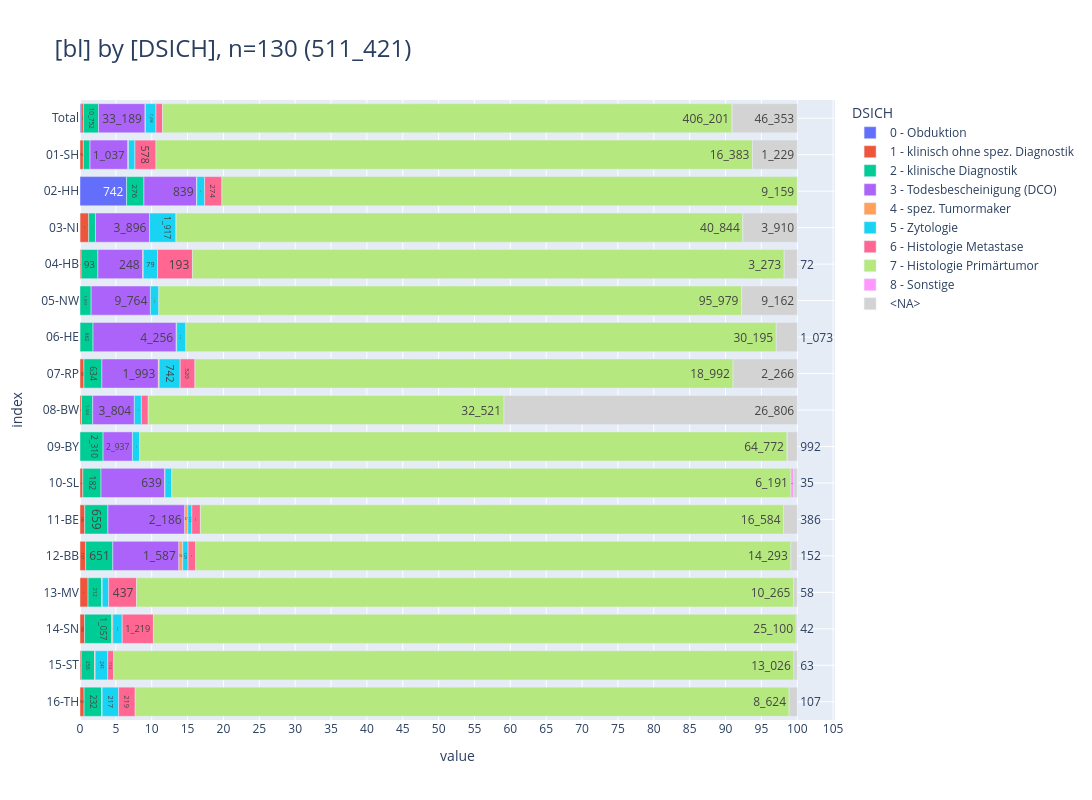

Notebook code for this chart:
### Markdown cell above
<br>

### <a id='toc1_5_3_'></a>[Diagnosesicherung](#toc0_)
- **Filter: DJ = 2023, C44 und D-Diagnosen sind ausgeschlossen**

> 💡 `ZfKD`: _"auffällig ist der hohe Anteil an fehlenden Diagnosesicherungen in `08-BW`"_
> 
> 💡 `ZfKD`: _"ebenfalls auffällig: Anzahl dokumentierter Obduktionen in `02-HH`. Da gleichzeitig auch DCO Fälle markiert sind ist ein Skriptfehler rund um die DCO Kodierung 0 vs 3 unwahrscheinlich"_

### Code cell
_alias = "DSICH"
_df = (
    show_freqs(alias=_alias)
    .merge(dim_dsich_epi, left_on=_alias, right_index=True, how="left")[
        ["kkr", "label", "cnt"]
    ]
    .rename(columns={"kkr": "bl", "label": _alias})
)
_=pls.plot_stacked_bars(
    _df,
    orientation="h",
    normalize=False,
    relative=True,
    dropna=False,
    sort_values_index=False,
    show_total=True,
    height=800,
)

### Figure 1 — Plotly figure (JSON) as saved in the notebook; plotly's stock layout.template omitted (floating-point values rounded to 4 significant figures)
{"data": [{"hovertemplate": "col=0 - Obduktion<br>value=%{x}<br>index=%{y}<br>cnt_str=%{text}<extra></extra>", "legendgroup": "0 - Obduktion", "marker": {"color": "#636EFA", "pattern": {"shape": ""}}, "name": "0 - Obduktion", "orientation": "h", "showlegend": true, "text": ["751", "742", "5", "4"], "textposition": "auto", "type": "bar", "x": [751, 742, 5, 4], "xaxis": "x", "y": [" Total", "02-HH", "03-NI", "06-HE"], "yaxis": "y"}, {"hovertemplate": "col=1 - klinisch ohne spez. Diagnostik<br>value=%{x}<br>index=%{y}<br>cnt_str=%{text}<extra></extra>", "legendgroup": "1 - klinisch ohne spez. Diagnostik", "marker": {"color": "#EF553B", "pattern": {"shape": ""}}, "name": "1 - klinisch ohne spez. Diagnostik", "orientation": "h", "showlegend": true, "text": ["1_680", "92", "621", "6", "139", "140", "28", "135", "137", "126", "180", "22", "54"], "textposition": "auto", "type": "bar", "x": [1680, 92, 621, 6, 139, 140, 28, 135, 137, 126, 180, 22, 54], "xaxis": "x", "y": [" Total", "01-SH", "03-NI", "04-HB", "07-RP", "08-BW", "10-SL", "11-BE", "12-BB", "13-MV", "14-SN", "15-ST", "16-TH"], "yaxis": "y"}, {"hovertemplate": "col=2 - klinische Diagnostik<br>value=%{x}<br>index=%{y}<br>cnt_str=%{text}<extra></extra>", "legendgroup": "2 - klinische Diagnostik", "marker": {"color": "#00CC96", "pattern": {"shape": ""}}, "name": "2 - klinische Diagnostik", "orientation": "h", "showlegend": true, "text": ["10_752", "184", "276", "489", "93", "1_831", "662", "634", "1_024", "2_310", "182", "659", "651", "212", "1_057", "256", "232"], "textposition": "auto", "type": "bar", "x": [10752, 184, 276, 489, 93, 1831, 662, 634, 1024, 2310, 182, 659, 651, 212, 1057, 256, 232], "xaxis": "x", "y": [" Total", "01-SH", "02-HH", "03-NI", "04-HB", "05-NW", "06-HE", "07-RP", "08-BW", "09-BY", "10-SL", "11-BE", "12-BB", "13-MV", "14-SN", "15-ST", "16-TH"], "yaxis": "y"}, {"hovertemplate": "col=3 - Todesbescheinigung (DCO)<br>value=%{x}<br>index=%{y}<br>cnt_str=%{text}<extra></extra>", "legendgroup": "3 - Todesbescheinigung (DCO)", "marker": {"color": "#AB63FA", "pattern": {"shape": ""}}, "name": "3 - Todesbescheinigung (DCO)", "orientation": "h", "showlegend": true, "text": ["33_189", "1_037", "839", "3_896", "248", "9_764", "4_256", "1_993", "3_804", "2_937", "639", "2_186", "1_587", "1", "2"], "textposition": "auto", "type": "bar", "x": [33189, 1037, 839, 3896, 248, 9764, 4256, 1993, 3804, 2937, 639, 2186, 1587, 1, 2], "xaxis": "x", "y": [" Total", "01-SH", "02-HH", "03-NI", "04-HB", "05-NW", "06-HE", "07-RP", "08-BW", "09-BY", "10-SL", "11-BE", "12-BB", "13-MV", "16-TH"], "yaxis": "y"}, {"hovertemplate": "col=4 - spez. Tumormaker<br>value=%{x}<br>index=%{y}<br>cnt_str=%{text}<extra></extra>", "legendgroup": "4 - spez. Tumormaker", "marker": {"color": "#FFA15A", "pattern": {"shape": ""}}, "name": "4 - spez. Tumormaker", "orientation": "h", "showlegend": true, "text": ["325", "20", "3", "3", "23", "28", "1", "87", "92", "8", "44", "12", "4"], "textposition": "auto", "type": "bar", "x": [325, 20, 3, 3, 23, 28, 1, 87, 92, 8, 44, 12, 4], "xaxis": "x", "y": [" Total", "01-SH", "02-HH", "04-HB", "06-HE", "07-RP", "10-SL", "11-BE", "12-BB", "13-MV", "14-SN", "15-ST", "16-TH"], "yaxis": "y"}, {"hovertemplate": "col=5 - Zytologie<br>value=%{x}<br>index=%{y}<br>cnt_str=%{text}<extra></extra>", "legendgroup": "5 - Zytologie", "marker": {"color": "#19D3F3", "pattern": {"shape": ""}}, "name": "5 - Zytologie", "orientation": "h", "showlegend": true, "text": ["7_498", "175", "124", "1_917", "79", "1_378", "470", "742", "644", "733", "68", "113", "129", "100", "368", "241", "217"], "textposition": "auto", "type": "bar", "x": [7498, 175, 124, 1917, 79, 1378, 470, 742, 644, 733, 68, 113, 129, 100, 368, 241, 217], "xaxis": "x", "y": [" Total", "01-SH", "02-HH", "03-NI", "04-HB", "05-NW", "06-HE", "07-RP", "08-BW", "09-BY", "10-SL", "11-BE", "12-BB", "13-MV", "14-SN", "15-ST", "16-TH"], "yaxis": "y"}, {"hovertemplate": "col=6 - Histologie Metastase<br>value=%{x}<br>index=%{y}<br>cnt_str=%{text}<extra></extra>", "legendgroup": "6 - Histologie Metastase", "marker": {"color": "#FF6692", "pattern": {"shape": ""}}, "name": "6 - Histologie Metastase", "orientation": "h", "showlegend": true, "text": ["4_607", "578", "274", "1", "193", "520", "624", "244", "184", "437", "1_219", "114", "219"], "textposition": "auto", "type": "bar", "x": [4607, 578, 274, 1, 193, 520, 624, 244, 184, 437, 1219, 114, 219], "xaxis": "x", "y": [" Total", "01-SH", "02-HH", "03-NI", "04-HB", "07-RP", "08-BW", "11-BE", "12-BB", "13-MV", "14-SN", "15-ST", "16-TH"], "yaxis": "y"}, {"hovertemplate": "col=7 - Histologie Primärtumor<br>value=%{x}<br>index=%{y}<br>cnt_str=%{text}<extra></extra>", "legendgroup": "7 - Histologie Primärtumor", "marker": {"color": "#B6E880", "pattern": {"shape": ""}}, "name": "7 - Histologie Primärtumor", "orientation": "h", "showlegend": true, "text": ["406_201", "16_383", "9_159", "40_844", "3_273", "95_979", "30_195", "18_992", "32_521", "64_772", "6_191", "16_584", "14_293", "10_265", "25_100", "13_026", "8_624"], "textposition": "auto", "type": "bar", "x": [406201, 16383, 9159, 40844, 3273, 95979, 30195, 18992, 32521, 64772, 6191, 16584, 14293, 10265, 25100, 13026, 8624], "xaxis": "x", "y": [" Total", "01-SH", "02-HH", "03-NI", "04-HB", "05-NW", "06-HE", "07-RP", "08-BW", "09-BY", "10-SL", "11-BE", "12-BB", "13-MV", "14-SN", "15-ST", "16-TH"], "yaxis": "y"}, {"hovertemplate": "col=8 - Sonstige<br>value=%{x}<br>index=%{y}<br>cnt_str=%{text}<extra></extra>", "legendgroup": "8 - Sonstige", "marker": {"color": "#FF97FF", "pattern": {"shape": ""}}, "name": "8 - Sonstige", "orientation": "h", "showlegend": true, "text": ["65", "5", "6", "26", "28"], "textposition": "auto", "type": "bar", "x": [65, 5, 6, 26, 28], "xaxis": "x", "y": [" Total", "03-NI", "05-NW", "09-BY", "10-SL"], "yaxis": "y"}, {"hovertemplate": "col=<NA><br>value=%{x}<br>index=%{y}<br>cnt_str=%{text}<extra></extra>", "legendgroup": "<NA>", "marker": {"color": "lightgray", "pattern": {"shape": ""}}, "name": "<NA>", "orientation": "h", "showlegend": true, "text": ["46_353", "1_229", "3_910", "72", "9_162", "1_073", "2_266", "26_806", "992", "35", "386", "152", "58", "42", "63", "107"], "textposition": "auto", "type": "bar", "x": [46353, 1229, 3910, 72, 9162, 1073, 2266, 26806, 992, 35, 386, 152, 58, 42, 63, 107], "xaxis": "x", "y": [" Total", "01-SH", "03-NI", "04-HB", "05-NW", "06-HE", "07-RP", "08-BW", "09-BY", "10-SL", "11-BE", "12-BB", "13-MV", "14-SN", "15-ST", "16-TH"], "yaxis": "y"}], "layout": {"barmode": "relative", "barnorm": "percent", "height": 800, "legend": {"title": {"text": "DSICH"}, "tracegroupgap": 0, "traceorder": "normal"}, "title": {"font": {"size": 24}, "text": "[bl] by [DSICH], n=130 (511_421)", "xanchor": "left", "y": 0.95, "yanchor": "top"}, "width": 2000, "xaxis": {"anchor": "y", "domain": [0, 1], "dtick": 5, "gridwidth": 1, "showgrid": true, "title": {"text": "value"}}, "yaxis": {"anchor": "x", "categoryarray": ["16-TH", "15-ST", "14-SN", "13-MV", "12-BB", "11-BE", "10-SL", "09-BY", "08-BW", "07-RP", "06-HE", "05-NW", "04-HB", "03-NI", "02-HH", "01-SH", " Total"], "categoryorder": "array", "domain": [0, 1], "gridwidth": 1, "showgrid": true, "title": {"text": "index"}}}}
